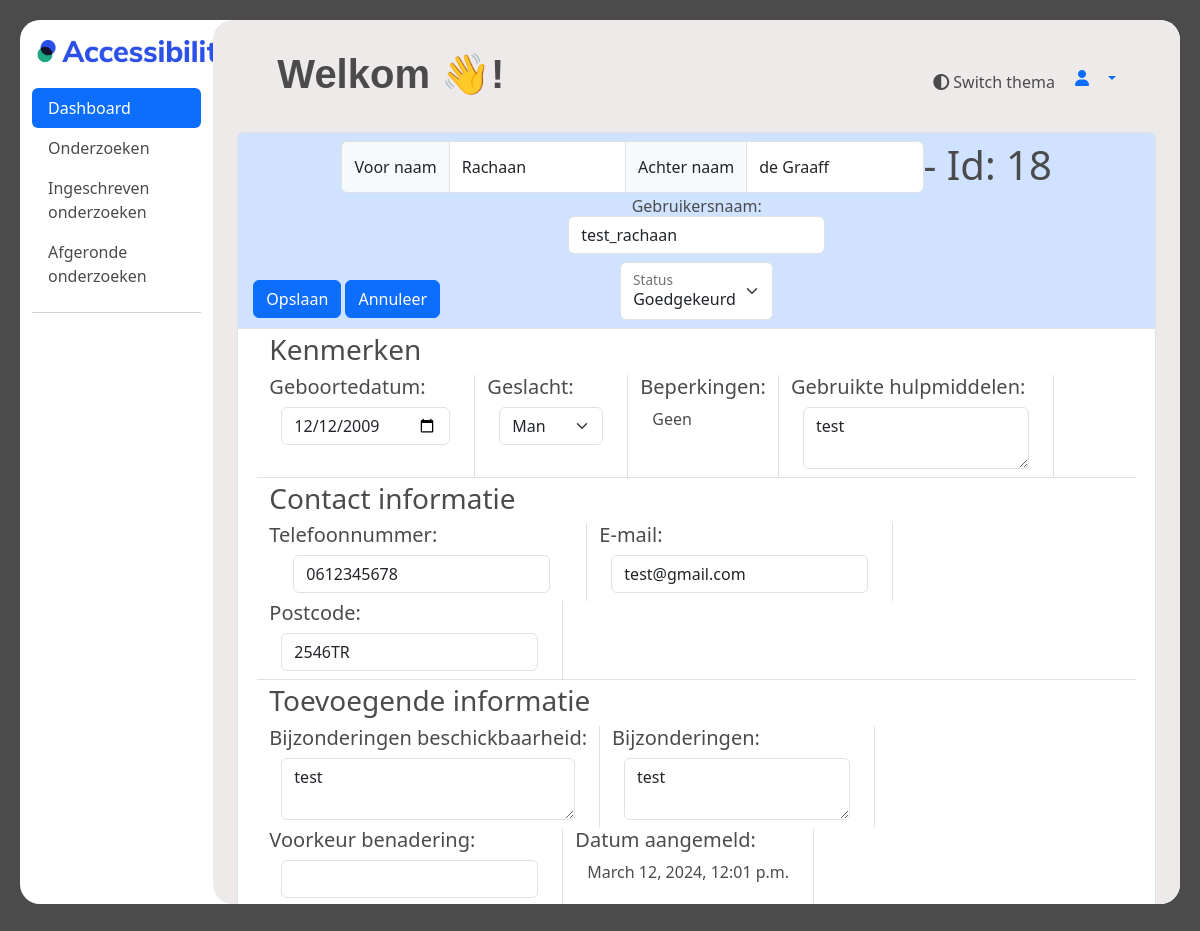
Before: /beheerder/dashboard/experience_expert/18/edit with the older database file.
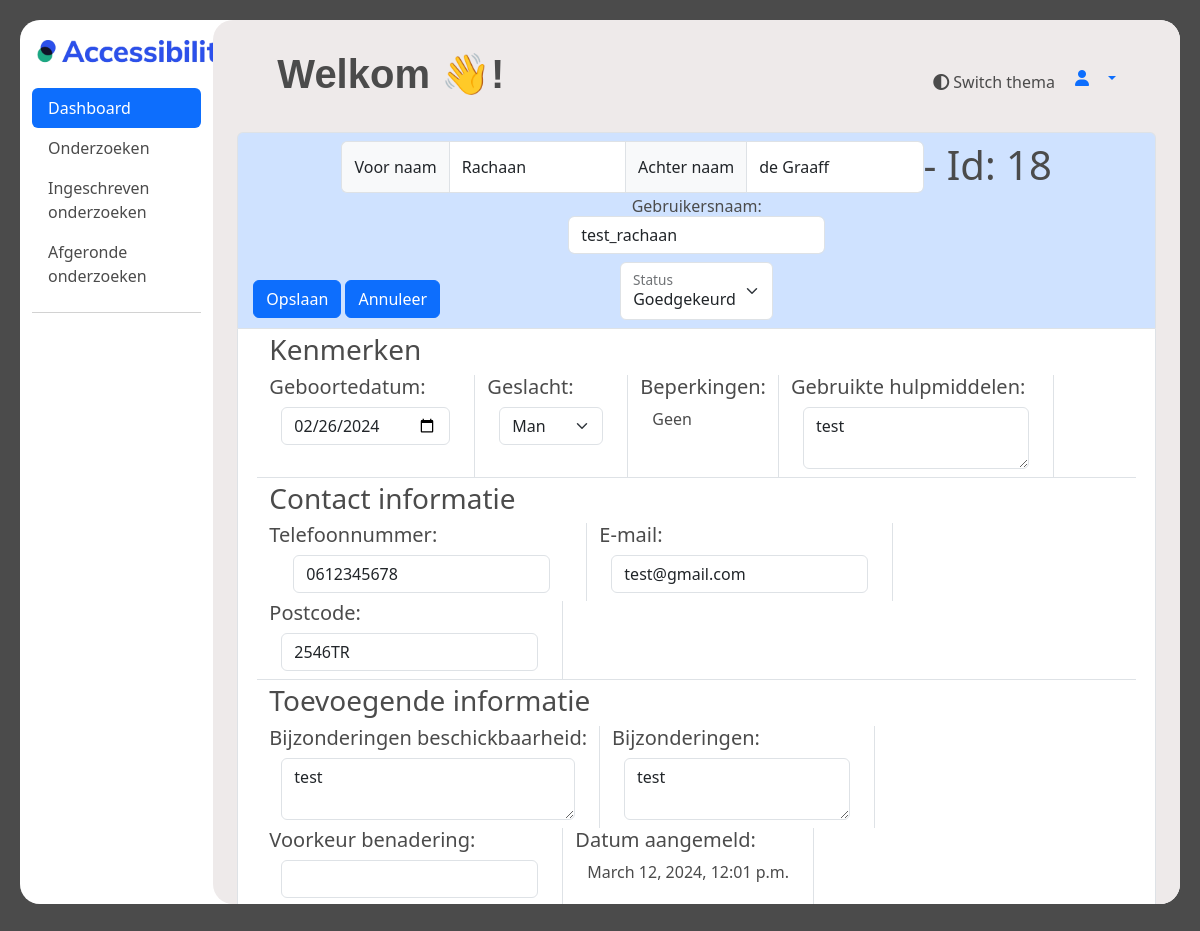
After: the same page with the newer database file.
### ervaringsdeskundige/models.py (models this page shows, shortened)
class User(AbstractUser):
    first_name = models.CharField(max_length=100)
    last_name = models.CharField(max_length=100)
    postcode = models.CharField(max_length=10)
    geslacht = models.CharField(max_length=10, choices=[('M','Man'),('V', 'Vrouw'), ('0', 'Anders')])
    email = models.EmailField()
    telefoonnummer = models.CharField(max_length=100)
    geboortedatum = models.DateField()
    gebruikte_hulpmiddelen = models.TextField(max_length=200)
    bijzonderheden = models.TextField(max_length=100, default='', blank=True)
    beschikbaar_vanaf = models.DateTimeField()
    beschikbaar_tot = models.DateTimeField()
    bijzonderheden_beschikbaarheid = models.TextField(max_length=100, blank=True)
    username = models.CharField(max_length=100, unique=True)
    voorkeur_benadering = models.CharField(max_length=20)
    status = models.CharField(max_length=10, default=1)
    opmerking_verwijderd = models.TextField(blank=True, null=True)
    datum_goedgekeurd = models.DateTimeField(blank=True, null=True)
    goedegekeurd_door = models.CharField(max_length=100, null=True)
    groups = models.ManyToManyField(
        Group,
        verbose_name='groups',
        related_name='user_groups',
        blank=True,
        help_text='The groups this user belongs to. A user will get all permissions granted to each of their groups.',
        related_query_name='user',
    )
    user_permissions = models.ManyToManyField(
        Permission,
        verbose_name='user permissions',
        related_name='user_user_permissions',
        blank=True,
        help_text='Specific permissions for this user.',
        related_query_name='user',
    )

### beheerder/views.py (the view)
# urls.py: path("dashboard/experience_expert/<int:pk>/edit", views.experience_expert_item_edit, name="experience_expert_item_edit"),
def experience_expert_item_edit(request, pk):
    experience_expert_item_data = User.objects.filter(pk=pk).get(pk=pk)
    experience_expert_item_data.geboortedatum = str(experience_expert_item_data.geboortedatum)
    context = {
        "data": experience_expert_item_data
    }
    return render(request, "beheerder/dashboard/dashboard_experience_expert_item_edit.html", context)

### templates/beheerder/dashboard/dashboard_experience_expert_item_edit.html (shortened to what the changed rows need)
{% extends "ervaringsdeskundige/base.html" %}
{% load static %}
{% block content %}
<div class="container-fluid" style="height: 94vh;">
    <div class="row">
        <div style="height: 94vh;" id="dashboard_main" class="col-md-9 ms-sm-auto col-lg-10 px-md-4">
        <div id="dashboard_overflow">
        <main >
          <div class="text-center" style="padding-top: 20px;">
            <div>
                  <h1 style="margin: 10px; margin-left: 40px;" class="text-start extra-bold-header">Welkom {{ user.first_name }}👋!</h1>
            </div>
            <br>
            <form method="POST" action="/beheerder/dashboard/experience_expert/{{ data.id }}/edit/save">
            <div class="container rounded-top border border-bottom-0 bg-primary-subtle text-center">
                <div class="col text-center position-relative">
                    <div class="d-flex pt-2 mb-1 justify-content-center">
                        <span class="input-group-text rounded-end-0 border-end-0">Voor naam</span>
                        <input id="exp_first_name" type="text" name="first_name" class="form-control rounded-start-0 rounded-end-0" value="{{ data.first_name }}" placeholder="{{ data.first_name }}" style="width: 20%;">
                        <span class="input-group-text rounded-end-0 rounded-start-0 border-end-0 border-start-0">Achter naam</span>
                        <input id="exp_last_name" type="text" name="last_name" class="form-control rounded-start-0" value="{{ data.last_name }}" placeholder="{{ data.last_name }}" style="width: 20%;">
                        <H1 class="m-0 pb-1"> - Id: {{ data.id }}</H1>
                    </div>
                    <div class="d-flex justify-content-center">
                        <H6 class="mb-0">
                            <label id="exp_username_label" for="exp_username">Gebruikersnaam:</label>
                            <input type="text" class="form-control" value="{{ data.username }}" placeholder="{{ data.username }}" id="exp_username" name="username" aria-labelledby="exp_username_label">
                        </H6>
                    </div>
                    <div class="d-flex mb-0 justify-content-center">
                        <div class="form-floating mb-2 mt-2">
                            <select aria-label="Kuering" id="status_select" name="status" class="form-select">
                                {% if data.status == 1 %}
                                    <option value=1>In afwachting</option>
                                    <option value=2>Goedgekeurd</option>
                                    <option value=3>Afgekeurd</option>
                                    <option value=4>Gesloten</option>
                                {% elif data.status == 2 %}
                                    <option value=2>Goedgekeurd</option>
                                {% elif data.status == 3 %}
                                    <option value=3>Afgekeurd</option>
                                    <option value=1>In afwachting</option>
                                    <option value=2>Goedgekeurd</option>
                                    <option value=4>Gesloten</option>
                                {% elif data.status == 4 %}
                                    <option value=4>Gesloten</option>
                                    <option value=1>In afwachting</option>
                                    <option value=2>Goedgekeurd</option>
                                    <option value=3>Afgekeurd</option>
                                {% endif %}
                            </select>
                            <label for="status_select">Status</label>
                        </div>
                    </div>
                </div>
            </div>
            <div class="container border rounded-bottom bg-body text-start" style="min-height: 25rem;">
                <div class="row m-1 border-bottom">
                    <div class="col-md-auto border-end">
                        <div class="container-fluid mb-2" tabindex="0">
                            <input name="geboortedatum" class="form-control" type="date" aria-labelledby="exp_birthdate_label" value="{{ data.geboortedatum }}">
                        </div>
                    </div>
                    <div class="col-md-auto border-end">
                        <div class="container-fluid mb-2" tabindex="0">
                            <select class="form-select" name="geslacht" id="exp_gender" aria-labelledby="exp_gender_label">
                                {% if data.geslacht == "M" %}
                                <option value="M">Man</option>
                                {% elif data.geslacht == "V" %}
                                <option value="V">Vrouw</option>
                                <option value="M">Man</option>
                                <option value="0">Anders</option>
                                {% else %}
                                <option value="0">Anders</option>
                                <option value="M">Man</option>
                                <option value="V">Vrouw</option>
                                {% endif %}
                            </select>
                        </div>
                    </div>
                    <div class="col-md-auto border-end">
                        <div class="container-fluid mb-2" tabindex="0">
                            <textarea id="exp_helping_tools" type="text" name="gebruikte_hulpmiddelen" aria-labelledby="exp_helping_tools_label" class="form-control" placeholder="{{ data.gebruikte_hulpmiddelen }}">{{ data.gebruikte_hulpmiddelen }}</textarea>
                        </div>
                    </div>
                </div>
                <div class="row m-1 border-bottom">
                    <div class="col-md-auto border-end">
                        <div class="container-fluid mb-2" tabindex="0">
                            <div class="container-fluid mb-2" tabindex="0">
                                <input type="tel" pattern="[0-9]{10}" class="form-control" id="exp_telefoon_number" name="telefoonnummer" aria-labelledby="exp_telefoon_number_label" value="{{ data.telefoonnummer }}" placeholder="{{ data.telefoonnummer }}">
                            </div>
                        </div>
                    </div>
                    <div class="col-md-auto border-end">
                        <div class="container-fluid mb-2" tabindex="0">
                            <input type="email" class="form-control" id="exp_email" name="email" aria-labelledby="exp_email_label" value="{{ data.email }}" placeholder="{{ data.email }}">
                        </div>
                    </div>
                    <div class="col-md-auto border-end">
                        <div class="container-fluid mb-2" tabindex="0">
                            <input type="text" class="form-control" id="exp_postcode" name="postcode" aria-labelledby="exp_postcode_label" value="{{ data.postcode }}" placeholder="{{ data.postcode }}">
                        </div>
                    </div>
                </div>
                <div class="row m-1 border-bottom">
                    <div class="col-md-auto border-end">
                        <div class="container-fluid mb-2" tabindex="0">
                            <textarea id="exp_availability_exceptions" type="text" name="bijzonderheden_beschikbaarheid" aria-labelledby="exp_availability_exceptions_label" class="form-control" placeholder="{{ data.bijzonderheden_beschikbaarheid }}">{{ data.bijzonderheden_beschikbaarheid }}</textarea>
                        </div>
                    </div>
                    <div class="col-md-auto border-end">
                        <div class="container-fluid mb-2" tabindex="0">
                            <textarea id="exp_personal_exceptions" type="text" name="bijzonderheden" aria-labelledby="exp_personal_exceptions_label" class="form-control" placeholder="{{ data.bijzonderheden }}">{{ data.bijzonderheden }}</textarea>
                        </div>
                    </div>
                    <div class="col-md-auto border-end">
                        <div class="container-fluid" tabindex="0">
                            <p>
                                {{ data.date_joined }}
                            </p>
                        </div>
                    </div>
                </div>
            </div>
            </form>
            </div>
      </main>
    </div>
    </div>
    </div>
</div>
{% endblock %}

Changed rows visible on the page:
changed User "Rachaan": geboortedatum "12/12/2009" → "02/26/2024"
